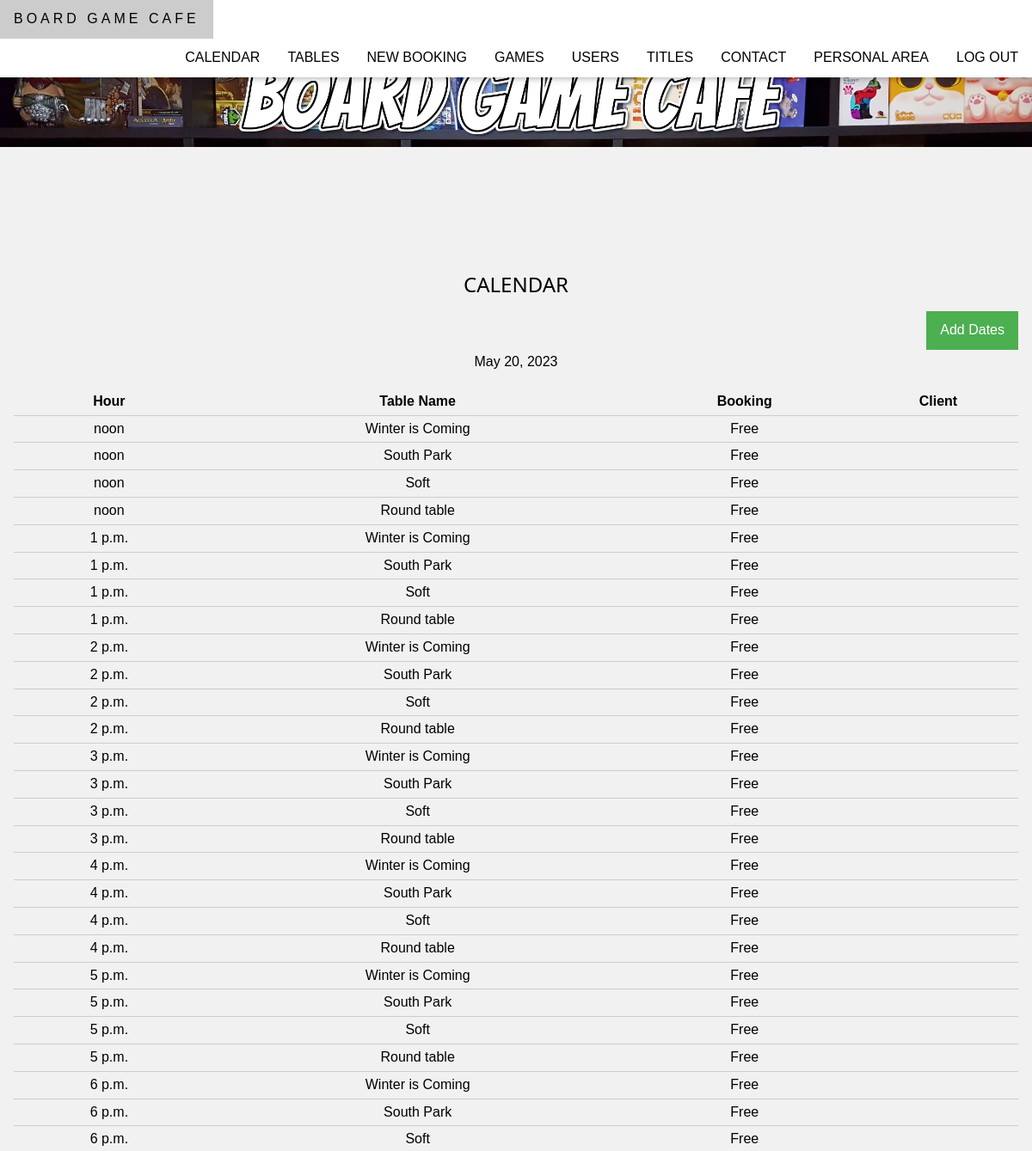
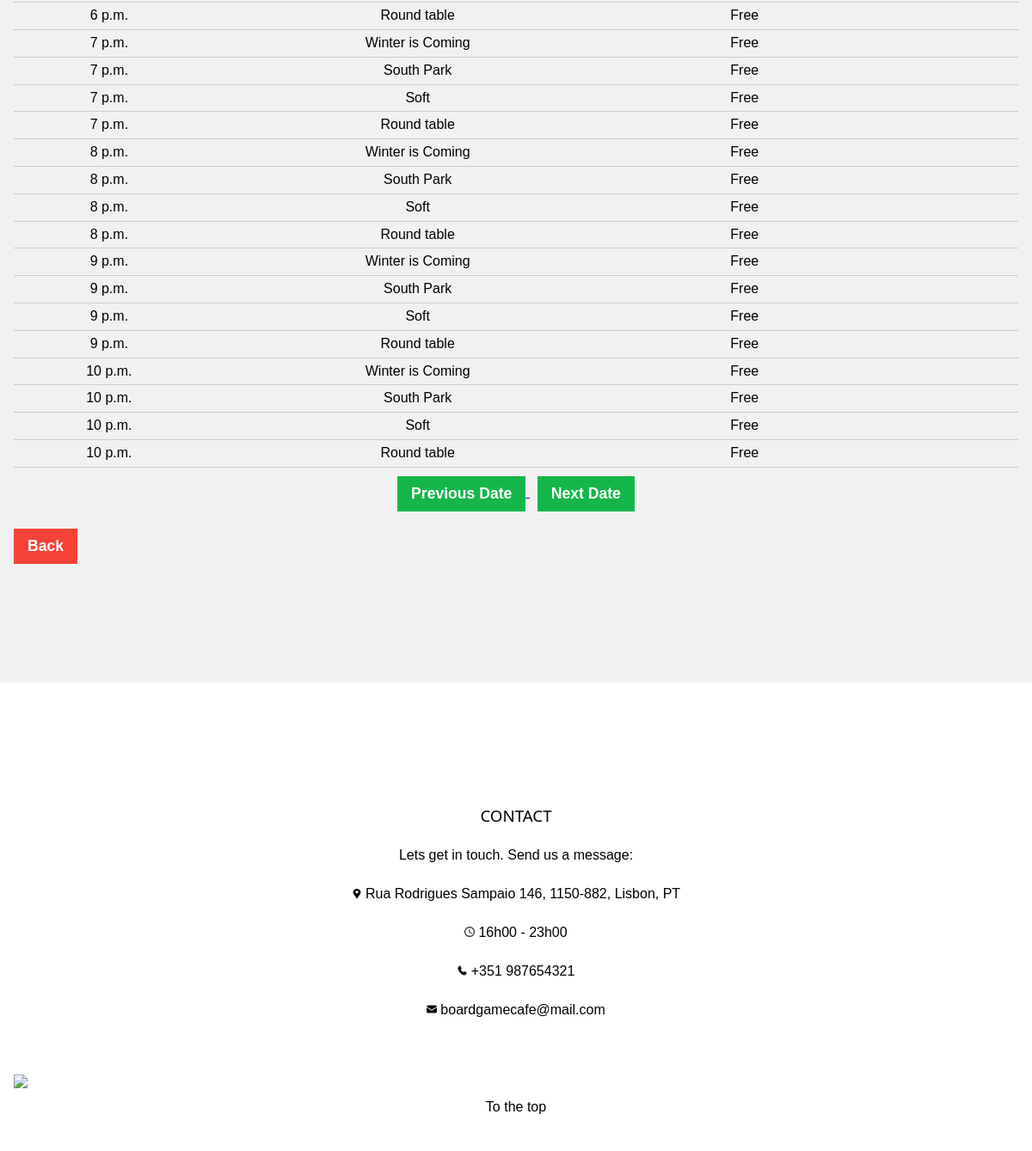
The app's page /boardgamecafe/calendar (signed in) with its own data (2 pictures, top to bottom).
### boardgamecafe/models.py (models this page shows)
class Calendar(models.Model):
    date = models.DateField()
    open_time = models.TimeField()
    close_time = models.TimeField()
    log_is_active = models.BooleanField()
    log_date_created = models.DateTimeField()
    log_date_last_update = models.DateTimeField()

class Table(models.Model):
    name = models.CharField(max_length=50)
    capacity = models.IntegerField(validators=[MinValueValidator(0)])
    log_is_active = models.BooleanField()
    log_date_created = models.DateTimeField()
    log_date_last_update = models.DateTimeField()

### boardgamecafe/views.py (the view)
# urls.py: path('calendar', views.calendar, name='calendar'),
@permission_required('boardgamecafe.view_calendar', raise_exception=True)
@login_required
def calendar(request):
    tables_list = Table.objects.all().filter(log_is_active=True)
    today_str = datetime.strftime(datetime.now(), '%Y-%m-%d')
    today_date = datetime.strptime(today_str, '%Y-%m-%d').date()
    date = Calendar.objects.filter(date=today_date).values('id', 'date', 'open_time', 'close_time', 'log_is_active')
    if date.count() > 0:
        for d in date:
            if d['log_is_active']:
                slots_list = allslots(date)
                booking_list = Booking.objects.all().filter(log_is_active=True).filter(calendar_id=int(d['id']))
                calendar_list = getCalendar(slots_list, tables_list, booking_list)
                return render(request, 'boardgamecafe/calendar.html', {'date': today_date, 'dateobj': date, 'calendar_list': calendar_list})
            else:
                return render(request, 'boardgamecafe/calendar.html', {'date': today_date})
    else:
        return render(request, 'boardgamecafe/calendar.html', {'date': today_date})

### boardgamecafe/views.py (called while the page is built)
def allslots(date):
    slots_list = []
    for d in date:
        if date.count() > 0 and d['log_is_active']:
            ot_aux = int(d['open_time'].strftime('%H:%M').split(':')[0])
            ct_aux = int(d['close_time'].strftime('%H:%M').split(':')[0])
            for i in range(ot_aux, ct_aux + 1):
                if i < 10:
                    aux = "0" + str(i) + ":00"
                else:
                    aux = str(i) + ":00"
                aux2 = datetime.strptime(aux, '%H:%M').time()
                slots_list.append(aux2)
    return slots_list

### boardgamecafe/templates/boardgamecafe/calendar.html (shortened to what this page needs)
{% extends "boardgamecafe/template.html" %}
{% load static %}
{% block content %}
    <section class="w3-container w3-light-grey w3-center" style="padding:128px 16px" id="calendar">
        <h1>CALENDAR</h1>
        <a class="w3-green w3-button w3-center w3-right" href="{% url 'boardgamecafe:managecalendar' %}">Add Dates</a>
        <br>
        {% if dateobj %}
            <p> {{ date }} </p>
            <div>
                <table>
                    <tr>
                        <td> <b> Hour </b> </td>
                        <td> <b> Table Name </b> </td>
                        <td> <b> Booking </b> </td>
                        <td> <b> Client </b> </td>
                    </tr>
                    {% for b in calendar_list %}
                        <tr>
                            <td> {{b.slot}} </td>
                            <td> {{b.name}} </td>
                            <td>
                                {%  if b.link == "Free"  %}
                                    {{b.link}}
                                {% else %}
                                    <a href="{% url 'boardgamecafe:bookingdetails' b.link %}"> {{b.link}} </a>
                                {% endif %}
                            </td>
                            <td> {{b.nickname}} </td>
                        </tr>
                    {% endfor %}
                </table>
            </div>
        {% else %}
            <p> {{ date }} </p>
            <p> There is no calendar for this day </p>
        {% endif %}
        <div class="w3-center">
            <a href="{% url 'boardgamecafe:nextdate' date 1 %}">
                <button class="form_crude_btn w3-button w3-center" id="previous_date"> Previous Date </button>
            </a>
            <a href="{% url 'boardgamecafe:nextdate' date 0 %}">
                <button class="form_crude_btn w3-button w3-center" id="next_date"> Next Date </button>
            </a>
        </div>
        <div class="form_crude_item">
            <input class="form_crude_btn w3-button w3-red" type="button" value="Back" onclick="history.back()">
        </div>
    </section>
{% endblock %}

### boardgamecafe/static/boardgamecafe/css/style.css (style rules this page uses)
body,h1,h2,h3,h4,h5,h6 { font-family: "Raleway", sans-serif }
body, html { height: 100%; line-height: 1.8; }
table { border-collapse: collapse; width: 100%; }
tr { border-bottom: 1px solid #ccc; }
html { -ms-text-size-adjust:100%;-webkit-text-size-adjust:100% }
body { margin:0 }
h1,h2,h3,h4,h5,h6 { font-family:"Segoe UI",Arial,sans-serif;font-weight:400;margin:10px 0 }
.w3-btn,.w3-button { border:none;display:inline-block;padding:8px 16px;vertical-align:middle;overflow:hidden;text-decoration:none;color:inherit;background-color:inherit;text-align:center;cursor:pointer;white-space:nowrap }
.w3-btn,.w3-button { -webkit-touch-callout:none;-webkit-user-select:none;-khtml-user-select:none;-moz-user-select:none;-ms-user-select:none;user-select:none }
.w3-container:after,.w3-container:before,.w3-panel:after,.w3-panel:before,.w3-row:after,.w3-row:before,.w3-row-padding:after,.w3-row-padding:before, .w3-cell-row:before,.w3-cell-row:after,.w3-clear:after,.w3-clear:before,.w3-bar:before,.w3-bar:after { content:"";display:table;clear:both }
.w3-container,.w3-panel { padding:0.01em 16px }
.w3-center { text-align:center!important }
.w3-right { float:right!important }
.w3-green,.w3-hover-green:hover { color:#fff!important;background-color:#4CAF50!important }
.w3-red,.w3-hover-red:hover { color:#fff!important;background-color:#f44336!important }
.w3-light-grey,.w3-hover-light-grey:hover,.w3-light-gray,.w3-hover-light-gray:hover { color:#000!important;background-color:#f1f1f1!important }
.form_crude_item { display: flex; flex-direction: column; }
.form_crude_item > * { align-self: flex-start; }
.form_crude_btn { font-weight: 600; font-size: 1.1em; padding: 10px 16px; margin: 10px 0; color: #ffffff; background: #14b64a; }

### records on screen
Calendar: date "May 20, 2023"
Table: name "Winter is Coming" "Winter is Coming" "Winter is Coming" "Winter is Coming" "Winter is Coming" "Winter is Coming" "Winter is Coming" "Winter is Coming" "Winter is Coming" "Winter is Coming" "Winter is Coming"
Table: name "South Park" "South Park" "South Park" "South Park" "South Park" "South Park" "South Park" "South Park" "South Park" "South Park" "South Park"
Table: name "Soft" "Soft" "Soft" "Soft" "Soft" "Soft" "Soft" "Soft" "Soft" "Soft" "Soft"
Table: name "Round table" "Round table" "Round table" "Round table" "Round table" "Round table" "Round table" "Round table" "Round table" "Round table" "Round table"

### other values on screen
{{ b.slot }} "noon" "noon" "noon" "noon" "1 p.m." "1 p.m." "1 p.m." "1 p.m." "2 p.m." "2 p.m." "2 p.m." "2 p.m." "3 p.m." "3 p.m." "3 p.m." "3 p.m." "4 p.m." "4 p.m." "4 p.m." "4 p.m." "5 p.m." "5 p.m." "5 p.m." "5 p.m." "6 p.m." "6 p.m." "6 p.m." "6 p.m." "7 p.m." "7 p.m." "7 p.m." "7 p.m." "8 p.m." "8 p.m." "8 p.m." "8 p.m." "9 p.m." "9 p.m." "9 p.m." "9 p.m." "10 p.m." "10 p.m." "10 p.m." "10 p.m."
{{ b.link }} "Free" "Free" "Free" "Free" "Free" "Free" "Free" "Free" "Free" "Free" "Free" "Free" "Free" "Free" "Free" "Free" "Free" "Free" "Free" "Free" "Free" "Free" "Free" "Free" "Free" "Free" "Free" "Free" "Free" "Free" "Free" "Free" "Free" "Free" "Free" "Free" "Free" "Free" "Free" "Free" "Free" "Free" "Free" "Free"
